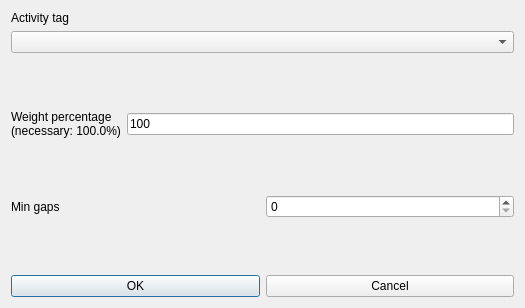
<?xml version="1.0" encoding="UTF-8"?>
<ui version="4.0">
 <class>ModifyConstraintTeachersMinGapsBetweenActivityTagForm_template</class>
 <widget class="QDialog" name="ModifyConstraintTeachersMinGapsBetweenActivityTagForm_template">
  <property name="geometry">
   <rect>
    <x>0</x>
    <y>0</y>
    <width>525</width>
    <height>308</height>
   </rect>
  </property>
  <property name="windowTitle">
   <string extracomment="This is the title of the dialog to modify a constraint of this type">Modify teachers min gaps between activity tag</string>
  </property>
  <layout class="QVBoxLayout" name="verticalLayout_2">
   <item>
    <layout class="QVBoxLayout" name="verticalLayout">
     <item>
      <widget class="QLabel" name="activityTagTextLabel">
       <property name="frameShape">
        <enum>QFrame::NoFrame</enum>
       </property>
       <property name="frameShadow">
        <enum>QFrame::Plain</enum>
       </property>
       <property name="text">
        <string>Activity tag</string>
       </property>
       <property name="wordWrap">
        <bool>false</bool>
       </property>
      </widget>
     </item>
     <item>
      <widget class="QComboBox" name="activityTagComboBox">
       <property name="editable">
        <bool>false</bool>
       </property>
       <property name="insertPolicy">
        <enum>QComboBox::NoInsert</enum>
       </property>
       <property name="duplicatesEnabled">
        <bool>false</bool>
       </property>
      </widget>
     </item>
    </layout>
   </item>
   <item>
    <spacer name="spacer6">
     <property name="orientation">
      <enum>Qt::Vertical</enum>
     </property>
     <property name="sizeType">
      <enum>QSizePolicy::Expanding</enum>
     </property>
     <property name="sizeHint" stdset="0">
      <size>
       <width>20</width>
       <height>20</height>
      </size>
     </property>
    </spacer>
   </item>
   <item>
    <layout class="QHBoxLayout" name="horizontalLayout_2">
     <item>
      <widget class="QLabel" name="weightTextLabel">
       <property name="frameShape">
        <enum>QFrame::NoFrame</enum>
       </property>
       <property name="frameShadow">
        <enum>QFrame::Plain</enum>
       </property>
       <property name="text">
        <string>Weight percentage
(necessary: 100.0%)</string>
       </property>
       <property name="wordWrap">
        <bool>false</bool>
       </property>
      </widget>
     </item>
     <item>
      <widget class="QLineEdit" name="weightLineEdit">
       <property name="text">
        <string notr="true">100</string>
       </property>
      </widget>
     </item>
    </layout>
   </item>
   <item>
    <spacer name="verticalSpacer">
     <property name="orientation">
      <enum>Qt::Vertical</enum>
     </property>
     <property name="sizeHint" stdset="0">
      <size>
       <width>20</width>
       <height>25</height>
      </size>
     </property>
    </spacer>
   </item>
   <item>
    <layout class="QHBoxLayout" name="horizontalLayout">
     <item>
      <widget class="QLabel" name="minGapsTextLabel">
       <property name="frameShape">
        <enum>QFrame::NoFrame</enum>
       </property>
       <property name="frameShadow">
        <enum>QFrame::Plain</enum>
       </property>
       <property name="text">
        <string>Min gaps</string>
       </property>
       <property name="wordWrap">
        <bool>false</bool>
       </property>
      </widget>
     </item>
     <item>
      <widget class="QSpinBox" name="minGapsSpinBox"/>
     </item>
    </layout>
   </item>
   <item>
    <spacer name="verticalSpacer_2">
     <property name="orientation">
      <enum>Qt::Vertical</enum>
     </property>
     <property name="sizeHint" stdset="0">
      <size>
       <width>20</width>
       <height>26</height>
      </size>
     </property>
    </spacer>
   </item>
   <item>
    <layout class="QHBoxLayout">
     <item>
      <widget class="QPushButton" name="okPushButton">
       <property name="text">
        <string>OK</string>
       </property>
      </widget>
     </item>
     <item>
      <widget class="QPushButton" name="cancelPushButton">
       <property name="text">
        <string>Cancel</string>
       </property>
      </widget>
     </item>
    </layout>
   </item>
  </layout>
 </widget>
 <layoutdefault spacing="6" margin="11"/>
 <resources/>
 <connections/>
</ui>
